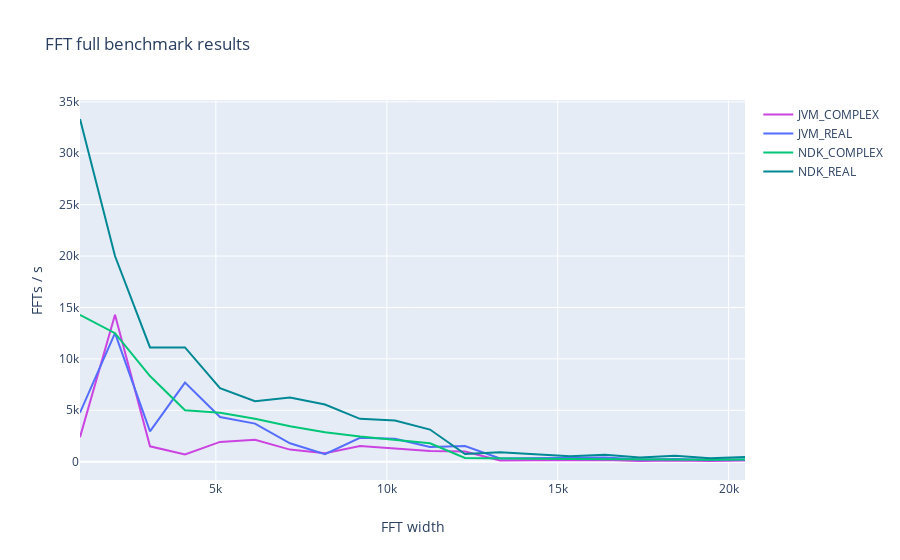

Write notebook code for a chart like this one.
### Markdown cell above
# FFT

JVM version uses [JTransforms](https://github.com/wendykierp/JTransforms) library, which is the most popular pure-java FFT library I could find. It also has an opinion of being quite fast.

NDK version uses [FFTW](http://www.fftw.org/) library which is a de-facto standard for doing FFT in C/C++. It was cross-compiled for Android using [this repository](https://github.com/Lauszus/fftw3-android).

### Code cell
iplot({
    'data': [
        go.Scatter(**dict(
            x = fft.T.index,
            y = fft.T[env],
            mode = 'lines', # markers
            name = env.upper(),
            marker_color = colors[env]
        )) for env in ['jvm_complex', 'jvm_real', 'ndk_complex', 'ndk_real']
    ],
    'layout': go.Layout(title='FFT full benchmark results', xaxis=dict(title='FFT width'), yaxis=dict(title='FFTs / s'))
})

### Figure 1 — Plotly figure (JSON) as saved in the notebook; plotly's stock layout.template omitted (floating-point values rounded to 4 significant figures)
{"data": [{"marker": {"color": "#CB43E1"}, "mode": "lines", "name": "JVM_COMPLEX", "type": "scatter", "x": ["1024", "2048", "3072", "4096", "5120", "6144", "7168", "8192", "9216", "10240", "11264", "12288", "13312", "14336", "15360", "16384", "17408", "18432", "19456", "20480"], "y": [2381, 14286, 1493, 709, 1923, 2128, 1176, 820, 1515, 1282, 1031, 980, 121, 130, 153, 175, 78, 124, 66, 106]}, {"marker": {"color": "#556DFF"}, "mode": "lines", "name": "JVM_REAL", "type": "scatter", "x": ["1024", "2048", "3072", "4096", "5120", "6144", "7168", "8192", "9216", "10240", "11264", "12288", "13312", "14336", "15360", "16384", "17408", "18432", "19456", "20480"], "y": [4762, 12500, 2941, 7692, 4348, 3704, 1786, 725, 2326, 2222, 1429, 1515, 306, 311, 375, 402, 213, 265, 176, 204]}, {"marker": {"color": "#00C677"}, "mode": "lines", "name": "NDK_COMPLEX", "type": "scatter", "x": ["1024", "2048", "3072", "4096", "5120", "6144", "7168", "8192", "9216", "10240", "11264", "12288", "13312", "14336", "15360", "16384", "17408", "18432", "19456", "20480"], "y": [14286, 12500, 8333, 5000, 4762, 4167, 3448, 2857, 2439, 2128, 1786, 362, 352, 291, 257, 229, 211, 238, 179, 211]}, {"marker": {"color": "#008894"}, "mode": "lines", "name": "NDK_REAL", "type": "scatter", "x": ["1024", "2048", "3072", "4096", "5120", "6144", "7168", "8192", "9216", "10240", "11264", "12288", "13312", "14336", "15360", "16384", "17408", "18432", "19456", "20480"], "y": [33333, 20000, 11111, 11111, 7143, 5882, 6250, 5556, 4167, 4000, 3125, 746, 909, 694, 526, 662, 395, 575, 334, 465]}], "layout": {"title": {"text": "FFT full benchmark results"}, "xaxis": {"title": {"text": "FFT width"}}, "yaxis": {"title": {"text": "FFTs / s"}}}}
